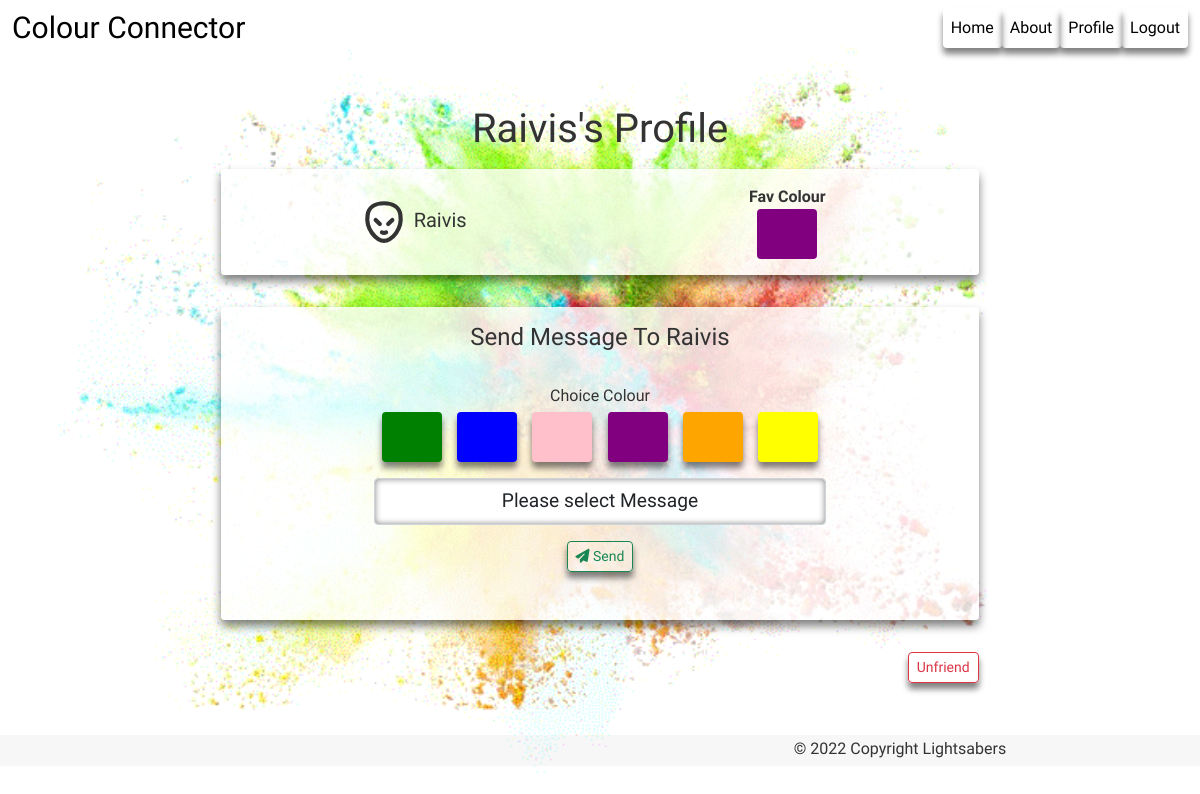
Before: /profile/raivis (signed in) with the older database file.
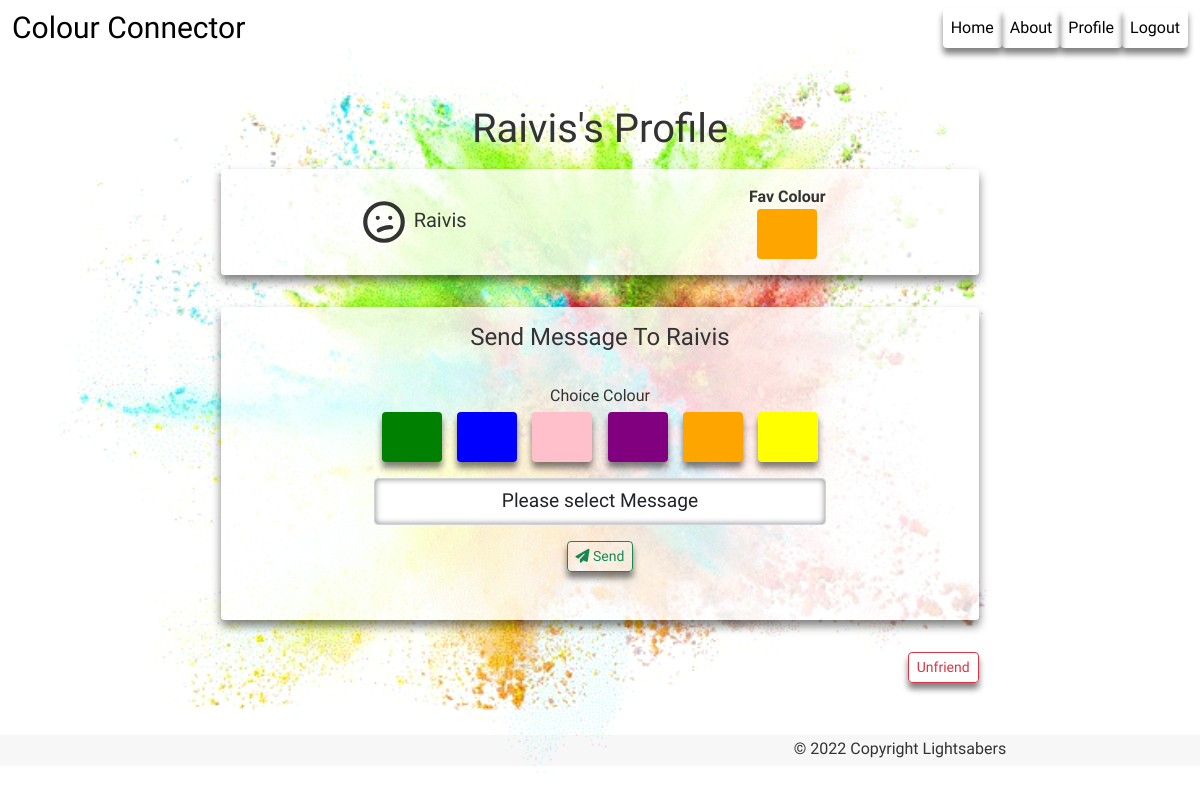
After: the same page with the newer database file.
### profiles/models.py (models this page shows, shortened)
class UserProfile(models.Model):
    user = models.OneToOneField(User, on_delete=models.CASCADE, related_name='profile')
    fav_color = models.ForeignKey(Color, on_delete=models.CASCADE, null=True)
    mood = models.ForeignKey('Mood', on_delete=models.CASCADE, null=True)
    creation_time = models.DateTimeField(auto_now_add=True, blank=True, null=True)
    slug = models.SlugField(unique=True)

class Color(models.Model):
    color = models.CharField(max_length=20, blank=True)
    def __str__(self):
        return str(self.color)

class Message(models.Model):
    message = models.CharField(max_length=225, blank=True)
    def __str__(self):
        return str(self.message)

### profiles/views.py (the view)
# urls.py: path("<slug:slug>", views.user_profile, name="user_profile"),
@login_required
def user_profile(request, slug):
    friend = get_object_or_404(UserProfile, slug=slug)
    friend_mood = str(friend.mood)
    colors = Color.objects.all()
    form = SendMessage()
    context = {
        'colors': colors,
        'friend': friend,
        'form': form
    }
    return render(request, 'profiles/friend-detail.html', context)

### profiles/forms.py
class SendMessage(forms.ModelForm):
    class Meta:
        model = Post
        fields = ['sender', 'receiver', 'message', 'color', 'image']
    def __init__(self, *args, **kwargs):
        super(SendMessage, self).__init__(*args, **kwargs)
        for field in self.fields:
            self.fields[field].widget.attrs['placeholder'] = self.fields[field].label
            self.fields[field].empty_label = 'Please select ' + self.fields[field].label

### profiles/models.py (called while the page is built)
    def __str__(self):
        return str(self.mood)

### profiles/templates/profiles/friend-detail.html (shortened to what this page needs)
{% extends 'base.html' %}
{% load static %}
{% block content %}
<div class="container text-center p-0 p-sm-3">
  <h1 class="heading text-capitalize">{{friend.slug}}'s Profile</h1>
  <div class="row gx-0 gx-3 gy-3">
    <div class="panel panel-default col-sm-8 mx-auto">
      <div class="m-1 m-sm-2 p-1 py-3 p-sm-3 bg rounded">
        <div class="row align-items-center">
          <div class="col-6">
            <h5 class="panel-title text-capitalize p-0 m-0">
              {{friend.slug}}
            </h5>
          </div>
          <div class="col-6">
            {% if friend.fav_color %}
            <strong>Fav Colour</strong>
            <div class="mx-auto rounded" style="height: 50px; width: 60px; background-color: {{friend.fav_color}}"></div>
            {% endif %}
          </div>
        </div>
      </div>
    </div>
    <div class="panel panel-default col-sm-8 mx-auto">
      <div class="m-1 m-sm-2 p-1 p-sm-3 py-3 bg rounded">
        <h4 class="panel-title text-capitalize">
          Send Message to {{friend.slug}}
        </h4>
        {% include 'includes/send-message.html' %}
      </div>
    </div>
    <div class="mx-auto col-12 col-sm-8 ">
      <div class="d-flex flex-row justify-content-end">
            <button
              type="submit"
              onclick="unfriend()"
              class="btn btn-outline-danger btn-sm m-2">
              Unfriend
            </button>
    </div>
  </div>
</div>
{% endblock %}

### templates/base.html (shortened to what this page needs)
{%  load static  %}
<!doctype html>
<html lang="en">
<head>
    <link href="https://cdn.jsdelivr.net/npm/bootstrap@5.1.3/dist/css/bootstrap.min.css" rel="stylesheet"
>
    <link rel="stylesheet" href="{%  static 'css/profile.css'  %}">
    <link rel="stylesheet" href="{%  static 'css/style.css'  %}">
</head>
<body class="account-body">
    <nav class="navbar navbar-expand-md navbar-light">
        <div class="container">
            <a class="navbar-brand mb-0" id="logo" href="{% url 'home' %}" aria-label="Go Home Page">
                Colour Connector
            </a>
            <div class="collapse navbar-collapse justify-content-end" id="navbarNav">
                {% include 'includes/nav.html' %}
            </div>
        </div>
    </nav>
     <div aria-live="polite" aria-atomic="true" class="position-relative">
        <div class="toast-container position-absolute top-0 end-0 p-3">
        </div>
    </div>
    <main>
        {% block content %}{% endblock content %}
    </main>
    <footer class="mt-auto text-center" id="footer">
        <div class="container">
            <section>
                <div class="row text-center d-flex justify-content-end pt-1">
                    <div class="col-md-6">
                        <h6 class="text-center" id="copyright">
                            © 2022 Copyright Lightsabers
                        </h6>
                    </div>
                </div>
            </section>
        </div>
    </footer>
</body>
</html>

### templates/includes/nav.html (shortened to what this page needs)
<ul class="navbar-nav">
    <li class="nav-item-active">
        <a class="nav-link {% if request.get_full_path == '/' %}active{% endif %}" href="{% url 'home' %}" aria-label="Go Home Page">Home</a>
    </li>
    <li class="nav-item">
        <a href="{% url 'about' %}" class="{% if request.get_full_path == '/about/' %}active{% endif %} nav-link" aria-label="Go About Page">About</a>
    </li>
    {% if request.user.is_authenticated %}
    <li class="nav-item">
        <a href="{% url 'profile' %}" class="nav-link {% if request.get_full_path == '/profile/' %}active{% endif %}" aria-label="Go Profile Page">Profile</a>
    </li>
    <li class="nav-item">
        <a href="{% url 'account_logout' %}" class="{% if request.get_full_path == '/account/logout/' %}active{% endif %} nav-link" aria-label="Logout">Logout</a>
    </li>
    {% endif %}
</ul>

### templates/includes/error-messages.html (shortened to what this page needs)
{% load static %}

### profiles/templates/includes/toasts/unfriend.html (shortened to what this page needs)
{% load static %}

### profiles/templates/includes/send-message.html (shortened to what this page needs)
{% load static %}
{% load widget_tweaks %}
<div class="row gx-0 gx-sm-3 gy-2 mb-sm-3 rounded form-width p-2 p-sm-3">
    <form class="needs-validation form"
      hx-trigger="bs-send"
      action="{% url 'send_message' %}"
      method="post" novalidate>
      <span>Choice Colour</span>
      <div class="form-group d-flex flex-row justify-content-around mt-1 mx-auto">
        {% for color in colors %}
        <div type="button" onclick="choice(this)" class="btn color-picker-friend rounded" style="background-color: {{ color }}"></div>
        {% endfor %}
      </div>
      <div class="form-group my-3 ">
          {% render_field form.message class="form-control py-sm-2 text-center input" %}
      </div>
      <button type="submit" class="btn btn-outline-success btn-sm">
        <i class="fas fa-paper-plane"></i> Send
      </button>
    </form>
</div>

### profiles/static/css/profile.css (style rules this page uses)
.form-width { width: 60px; }
.form-width { margin: 0 auto; width: 100%; max-width: 500px; }
.color-picker-friend { width: 100%; max-width: 60px; height: 50px; }
.btn, .color-picker, .mood-choice, .mood-picker, .color-choice, .color-picker-friend, .nav-link, .card { border-radius: 4px; cursor: pointer; box-shadow: 0 6px 6px rgba(0, 0, 0, 0.493); transition: all 0.3s; }
.input { font-size: 1.2rem; box-shadow: inset 0px 0px 6px rgba(0, 0, 0, 0.493); }
.input::placeholder { font-size: 1.2rem; text-align:-moz-center; }
.bg { background-color: rgba(255, 255, 255, 0.80); box-shadow: 0px 6px 10px rgba(0, 0, 0, 0.500); }

### static/css/style.css (style rules this page uses)
body { display: flex; flex-direction: column; min-height: calc(100vh - 120px); font-family: 'Alata', sans-serif; color: #333; background-color: #ebebeb; overflow-x: hidden; }
main { min-height: calc(100vh - 120px); display: flex; flex-direction: column; justify-content: center; align-items: center; padding-top: 16px; padding-bottom: 10px; }
.navbar { padding-top: 0; padding-bottom: 0; }
#logo { font-family: 'Grape Nuts', cursive; font-size: 30px; color: #000; }
#navbarNav a { color: #000; }
#footer { background: rgba(16, 16, 16, .03); }
.account-body { background: url('../images/colour-explosion-new.gif') no-repeat center center; background-size: cover; }
.container { max-width: 1280px; margin: 0 auto; }
a { -webkit-transition: all 0.4s ease; -moz-transition: all 0.4s ease; -o-transition: all 0.4s ease; transition: all 0.4s ease; }

Changed rows visible on the page:
changed UserProfile "Raivis": mood_id 8 → 1 (drawn); fav_color_id 4 → 5 (drawn)
